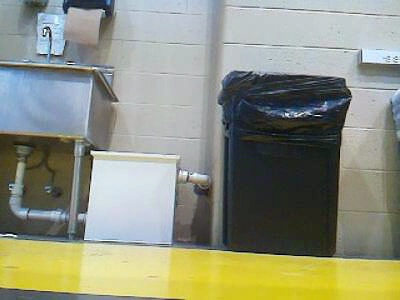
#> input picture WallFollowing_Regular/images/image1.jpg, 400 x 300 px, found by its file name
$ python test.py
#> lines starting #> are read from the running program, lines starting #| are printed output that depends on the picture
### WallFollowing_Corner/State.py
'''
Author       : Karen Li
Date         : 2023-08-12 12:46:11
LastEditors  : Karen Li
LastEditTime : 2023-08-26 16:33:57
FilePath     : /WallFollowing_Corner/State.py
Description  : Class to represent a state
'''

### Import Packages ###
from typing import Tuple, List
import numpy as np
import cv2

### Constants ###
DESCRIPTOR_FILE_PATH = "side_demo_kpt_des"      # Path to the descriptor files
MAX_MATCH_DISTANCE = 45                         # The maximum distance between two matched keypoints


class State:
    def __init__(
        self, frame: np.array, load: bool = False, interval: int = None
    ) -> None:
        self.frame = frame
        self.temp_frame = frame.copy() # A copy of the frame to be used for drawing
        self.keypoints = None
        self.descriptors = None
        if load: self._load_kpt_des(interval) # Load the keypoints and descriptors from the descriptor file
        else: self._extract_kpt_des() # Extract the keypoints and descriptors from the frame

    def __str__(self) -> str:
        pass

    # [15 lines left out: function _load_kpt_des, not called in this run]

    def _extract_kpt_des(self) -> None:
        '''
        description: Extract the keypoints and descriptors from the frame
        param       {*} self: -
        return      {*}: None
        '''
        # Create an ORB object and detect keypoints and descriptors
        ORB_Object = cv2.ORB_create(nfeatures=1000)
        # Convert the frame to grayscale
        gray_frame = cv2.cvtColor(self.frame, cv2.COLOR_BGR2GRAY)
        # Detect keypoints and compute descriptors in the frame
        temp_keypoints, self.descriptors = ORB_Object.detectAndCompute(gray_frame, None)
        # Convert the keypoints to a numpy array
        self.keypoints = np.array([keypoint.pt for keypoint in temp_keypoints])

    def _find_match_pair(
        self, matches: List[np.array], state: 'State'
    ) -> Tuple[List[np.array], List[np.array]]:
        '''
        description: Find the coordinates of the matched keypoints
        param       {*} self: -
        param       {List} matches: The list of matches
        param       {*} state: The state to be compared with
        return      {Tuple[List[np.array], List[np.array]]}: The coordinates of the matched keypoints
        '''
        query_coordinte, train_coordinate = [], []
        for match in matches:
            query_index = match.queryIdx
            (x1, y1) = self.keypoints[query_index]
            query_coordinte.append(np.array((x1, y1)))
            train_index = match.trainIdx
            (x2, y2) = state.keypoints[train_index]
            train_coordinate.append(np.array((x2, y2)))
        return query_coordinte, train_coordinate

    def _get_matches(self, state: 'State') -> List[cv2.DMatch]:
        '''
        description: Get the matches between the state and another state
        param       {*} self: -
        param       {State} state: The state to be compared with
        return      {*}: None
        '''
        matcher = cv2.BFMatcher(cv2.NORM_HAMMING, crossCheck=True)
        return matcher.match(self.descriptors, state.descriptors)

    def get_match_coordinate(self, state: 'State', filter: bool = True, draw_keypoints: bool=True) -> Tuple[List[np.array], List[np.array]]:
        '''
        description: Get the coordinates of the matched keypoints
        param       {*} self: -
        param       {State} state: The state to be compared with
        param       {bool} filter: Whether to filter the matches by distance
        return      {Tuple[List[np.array], List[np.array], int]}: The coordinates and number of the matched keypoints
        '''
        if not isinstance(state, State):
            raise TypeError("The input must be a State object")
        matches = self._get_matches(state)
        if matches is None: return None, None, 0
        if filter:
            matches = [match for match in matches if match.distance < MAX_MATCH_DISTANCE]
        query_coordinte, train_coordinate = self._find_match_pair(matches, state)
        if draw_keypoints:
            self._draw_keypoints_pair(query_coordinte, train_coordinate)
            state._draw_keypoints_pair(train_coordinate, query_coordinte)
        return query_coordinte, train_coordinate, len(matches)

    # [12 lines left out: function get_match_distance, not called in this run]

    def _draw_keypoints_pair(self, query_coordinate: np.array, train_coordinate: np.array) -> None:
        '''
        description: Draw the keypoints and arrows between matched keypoints
        param       {*} self: -
        param       {np} query_coordinate: (x,y) coordinates of the query keypoints
        param       {np} train_coordinate: (x,y) coordinates of the train keypoints
        return      {*}: None
        '''
        # Validate input
        if len(query_coordinate) != len(train_coordinate):
            raise ValueError("The number of query coordinates must match the number of train coordinates.")

        # Draw keypoints and arrows
        for q_point, t_point in zip(query_coordinate, train_coordinate):
            q_point = (int(q_point[0]), int(q_point[1]))
            t_point = (int(t_point[0]), int(t_point[1]))

            # Draw query and train keypoints
            self.temp_frame = cv2.circle(self.temp_frame, q_point, 4, (0, 255, 0), -1)  # Green for query
            self.temp_frame = cv2.circle(self.temp_frame, t_point, 4, (0, 0, 255), -1)  # Red for train

            # Draw arrow between matched keypoints
            self.temp_frame = cv2.arrowedLine(self.temp_frame, q_point, t_point, (255, 0, 0), 2, tipLength=0.2)  # Blue for arrows

    # [36 lines left out: functions compute_confidence_ellipse, show_frame, not called in this run]

### WallFollowing_Regular/test.py
'''
Author       : Karen Li
Date         : 2023-08-12 13:15:26
LastEditors  : Karen Li
LastEditTime : 2023-08-12 18:21:07
FilePath     : /WallFollowing_V2/test.py
Description  :
'''

import cv2
from State import State

if __name__ == "__main__":
    # Read an image from a jpg file
    img1 = cv2.imread("image1.jpg", cv2.IMREAD_ANYCOLOR)
#> img1 is the input picture: shape (300, 400, 3); mean B, G, R 128.1, 145.8, 142.2
    img2 = cv2.imread("image2.jpg", cv2.IMREAD_ANYCOLOR)
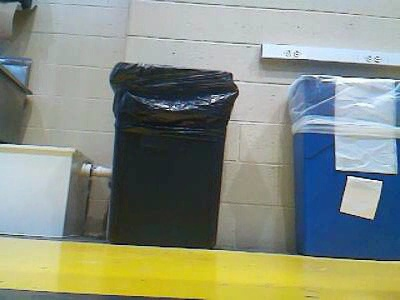
#> input picture WallFollowing_Regular/images/image2.jpg, 400 x 300 px, found by its file name
#> img2 is the input picture: shape (300, 400, 3); mean B, G, R 128.3, 142.7, 135.7

    # Check if the image was successfully read
    if img1 is None:
        print("Can't read the image file")
        exit()
    if img2 is None:
        print("Can't read the image file")
        exit()

    # Display the image
    test_state_1 = State(img1)
#> in _extract_kpt_des, `gray_frame = cv2.cvtColor(self.frame, cv2.COLOR_BGR2GRAY)`:
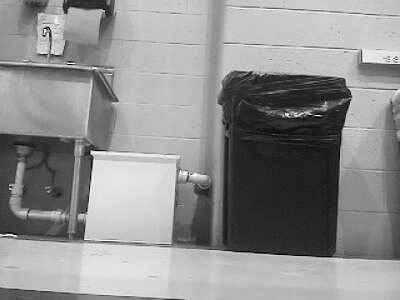
#> gray_frame: shape (300, 400); min 1, max 254, mean 142.7
#> in _extract_kpt_des, `temp_keypoints, self.descriptors = ORB_Object.detectAndCompute(gray_fr..`: temp_keypoints = 782 keypoints; strongest (x, y, size): (92, 151, 31), (44, 31, 31), (47, 35, 31), (91, 151, 37.2)
#> in _extract_kpt_des, `self.keypoints = np.array([keypoint.pt for keypoint in temp_keypoints])`: self.keypoints = 782 pairs, first value 37.2 to 363, second value 31 to 250.8
    test_state_2 = State(img2)
#> in _extract_kpt_des (call 2), `gray_frame = cv2.cvtColor(self.frame, cv2.COLOR_BGR2GRAY)`:
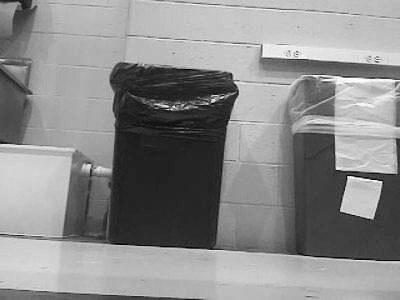
#> gray_frame: shape (300, 400); min 1, max 254, mean 139
#> in _extract_kpt_des (call 2), `temp_keypoints, self.descriptors = ORB_Object.detectAndCompute(gray_fr..`: temp_keypoints = 744 keypoints; strongest (x, y, size): (348, 177, 31), (349, 176, 37.2), (213, 99, 31), (336, 169, 31)
#> in _extract_kpt_des (call 2), `self.keypoints = np.array([keypoint.pt for keypoint in temp_keypoints])`: self.keypoints = 744 pairs, first value 58.8 to 367, second value 35 to 252
    q,t = test_state_1.get_match_coordinate(test_state_2)
#> in get_match_coordinate, `matches = self._get_matches(state)`: matches = 211 matches
#> in get_match_coordinate, `matches = [match for match in matches if match.distance < MAX_MATCH_DI..`: matches = 80 matches
#> the loop in _find_match_pair, `for match in matches:` made 80 passes
#> (query_index, x1, y1, train_index, x2, y2) on passes 1 to 12: (0, 260, 75, 68, 146, 67), (4, 284, 111, 176, 161, 103), (31, 281, 114, 194, 162, 106), (32, 287, 114, 195, 166, 106), (34, 300, 114, 201, 186, 107), (40, 304, 115, 206, 176, 108), (41, 283, 116, 358, 160.8, 108), (45, 299, 116, 209, 182, 109), (61, 361, 59, 236, 262.8, 55.2), (66, 257, 75, 67, 142, 67), (73, 324, 105, 340, 188.4, 103.2), (79, 356, 51, 226, 256.8, 45.6)
#> after the loop in _find_match_pair, `for match in matches:`: query_coordinte = 80 pairs, first value 67 to 361, second value 50.4 to 250.8; train_coordinate = 80 pairs, first value 60 to 332.6, second value 44.64 to 244
#> the loop in _draw_keypoints_pair, `for q_point, t_point in zip(query_coordinate, train_coordinate):` made 80 passes
#> (q_point, t_point) on passes 1 to 12: ((260, 75), (146, 67)), ((284, 111), (161, 103)), ((281, 114), (162, 106)), ((287, 114), (166, 106)), ((300, 114), (186, 107)), ((304, 115), (176, 108)), ((283, 116), (160, 108)), ((299, 116), (182, 109)), ((361, 59), (262, 55)), ((257, 75), (142, 67)), ((324, 105), (188, 103)), ((356, 51), (256, 45))
#> pass 1, in _draw_keypoints_pair, `self.temp_frame = cv2.arrowedLine(self.temp_frame, q_point, t_point, (..`:
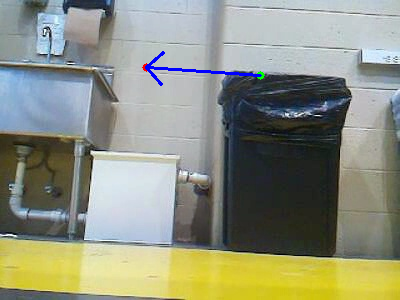
#> self.temp_frame: shape (300, 400, 3); mean B, G, R 128.3, 145.1, 141.5
#> after the loop in _draw_keypoints_pair, `for q_point, t_point in zip(query_coordinate, train_coordinate):`:
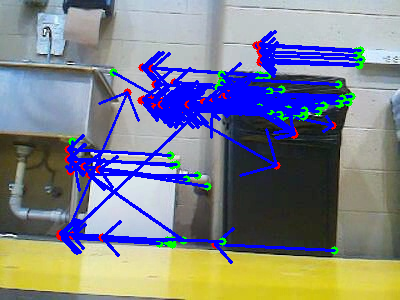
#> self.temp_frame: shape (300, 400, 3); mean B, G, R 140, 129.2, 125.3
#> the loop in _draw_keypoints_pair (call 2), `for q_point, t_point in zip(query_coordinate, train_coordinate):` made 80 passes
#> (q_point, t_point) on passes 1 to 12: ((146, 67), (260, 75)), ((161, 103), (284, 111)), ((162, 106), (281, 114)), ((166, 106), (287, 114)), ((186, 107), (300, 114)), ((176, 108), (304, 115)), ((160, 108), (283, 116)), ((182, 109), (299, 116)), ((262, 55), (361, 59)), ((142, 67), (257, 75)), ((188, 103), (324, 105)), ((256, 45), (356, 51))
#> pass 1, in _draw_keypoints_pair (call 2), `self.temp_frame = cv2.arrowedLine(self.temp_frame, q_point, t_point, (..`:
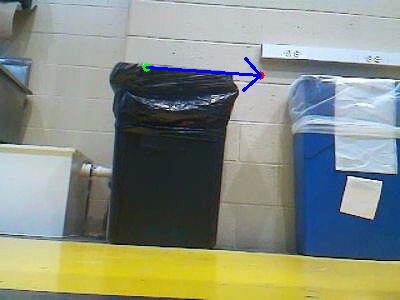
#> self.temp_frame: shape (300, 400, 3); mean B, G, R 128.7, 142.2, 135.2
#> after the loop in _draw_keypoints_pair (call 2), `for q_point, t_point in zip(query_coordinate, train_coordinate):`:
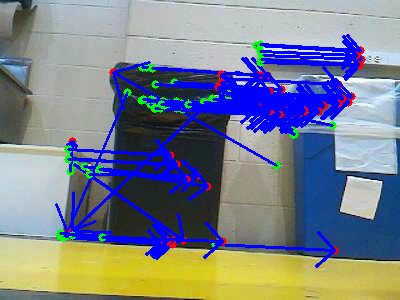
#> self.temp_frame: shape (300, 400, 3); mean B, G, R 142.6, 129.1, 122.1
#> (the run stopped early here; a loop or call above may not have finished)
